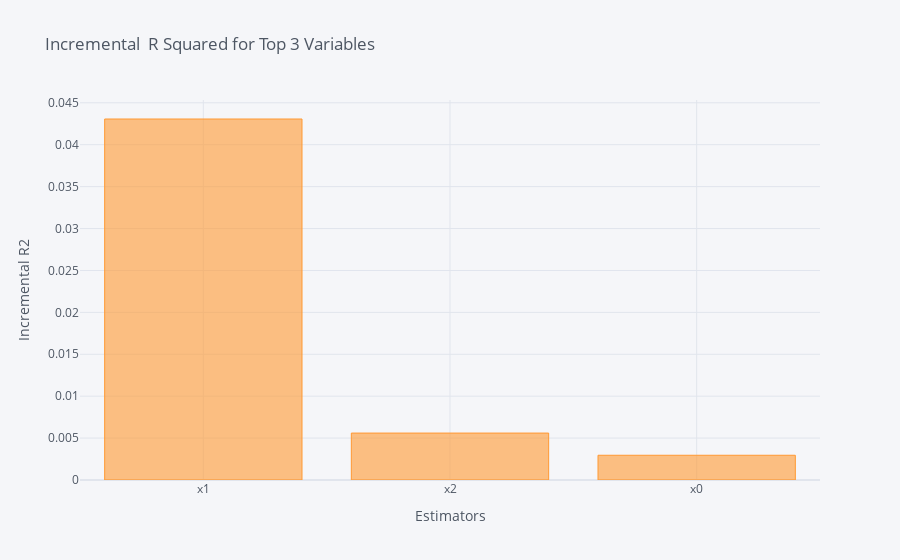
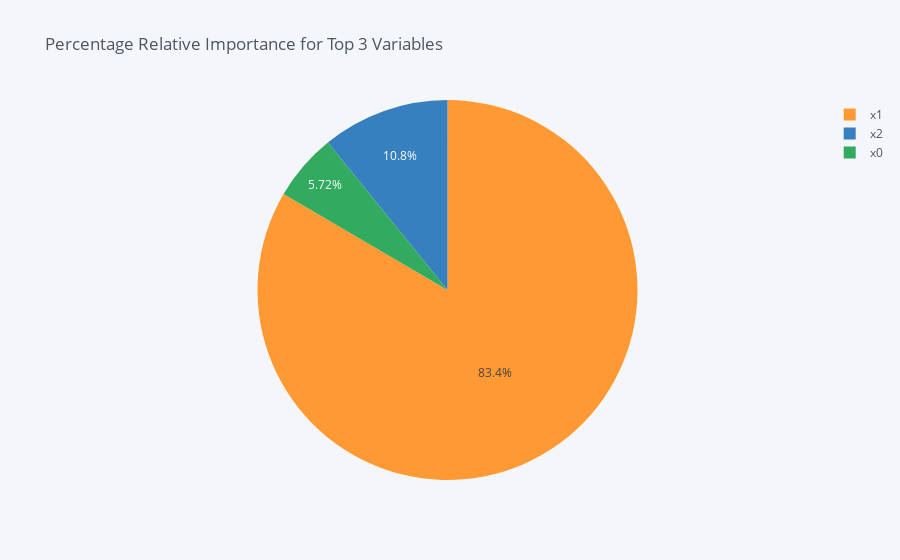

Notebook source saved alongside these figures, in order:
### Code cell
imp = RelativeImportance.relativeImp_3d()
imp = list(imp.values())
print("The importance for every dimension:")
print(imp)

### Figure 1 — Plotly figure (JSON) as saved in the notebook; plotly's stock layout.template omitted (floating-point values rounded to 4 significant figures)
{"data": [{"marker": {"color": "rgba(255, 153, 51, 0.6)", "line": {"color": "rgba(255, 153, 51, 1.0)", "width": 1}}, "name": "incremental_r2", "orientation": "v", "text": "", "type": "bar", "x": ["x1", "x2", "x0"], "y": [0.04307, 0.005598, 0.002953]}], "layout": {"legend": {"bgcolor": "#F5F6F9", "font": {"color": "#4D5663"}}, "paper_bgcolor": "#F5F6F9", "plot_bgcolor": "#F5F6F9", "title": {"font": {"color": "#4D5663"}, "text": "Incremental  R Squared for Top 3 Variables "}, "xaxis": {"gridcolor": "#E1E5ED", "showgrid": true, "tickfont": {"color": "#4D5663"}, "title": {"font": {"color": "#4D5663"}, "text": "Estimators"}, "zerolinecolor": "#E1E5ED"}, "yaxis": {"gridcolor": "#E1E5ED", "showgrid": true, "tickfont": {"color": "#4D5663"}, "title": {"font": {"color": "#4D5663"}, "text": "Incremental R2"}, "zerolinecolor": "#E1E5ED"}}}

### Figure 2 — Plotly figure (JSON) as saved in the notebook; plotly's stock layout.template omitted (floating-point values rounded to 4 significant figures)
{"data": [{"labels": ["x1", "x2", "x0"], "marker": {"colors": ["rgba(255, 153, 51, 1.0)", "rgba(55, 128, 191, 1.0)", "rgba(50, 171, 96, 1.0)"]}, "name": "", "type": "pie", "values": [83.43, 10.85, 5.721]}], "layout": {"legend": {"bgcolor": "#F5F6F9", "font": {"color": "#4D5663"}}, "paper_bgcolor": "#F5F6F9", "plot_bgcolor": "#F5F6F9", "title": {"font": {"color": "#4D5663"}, "text": "Percentage Relative Importance for Top 3 Variables "}}}
